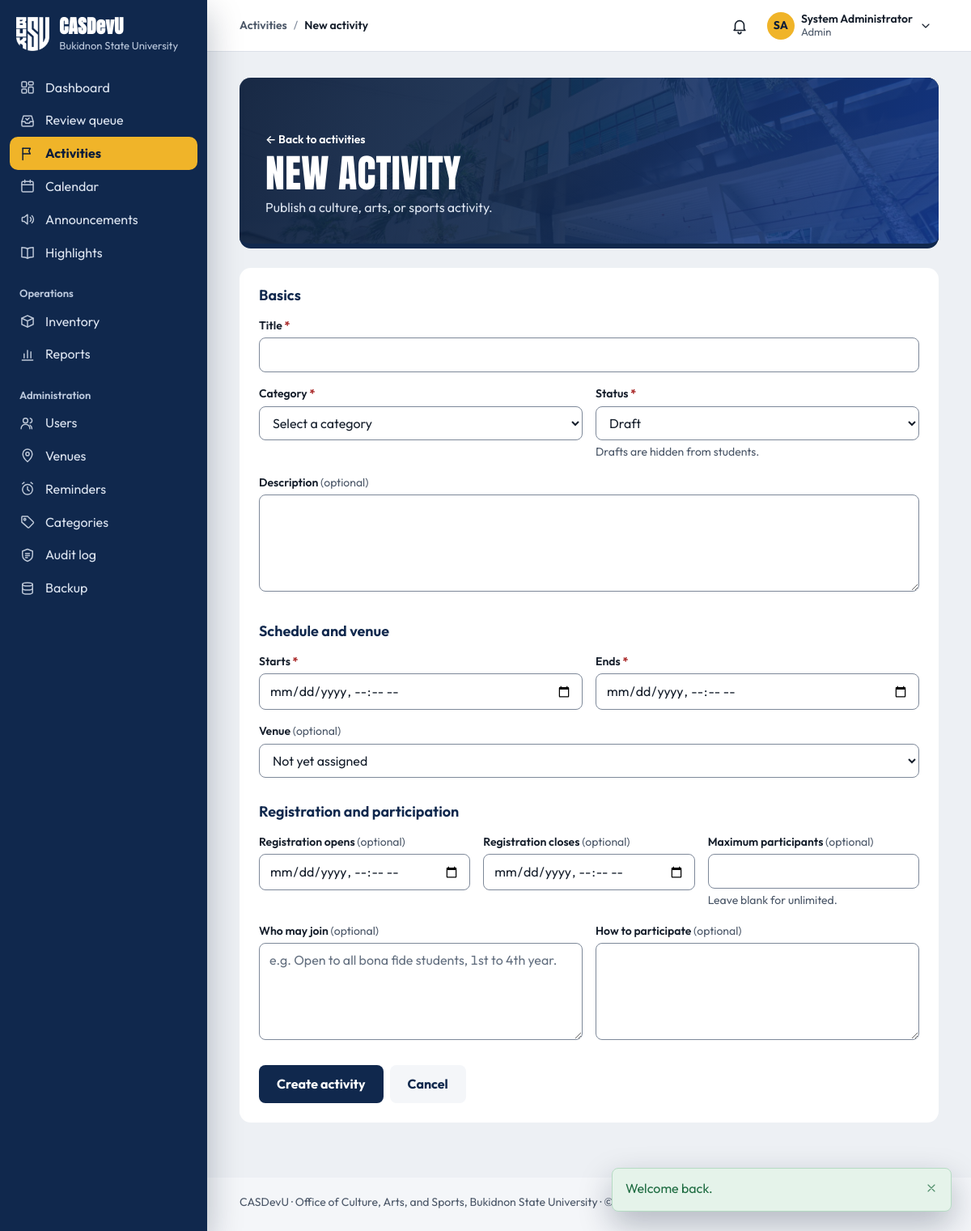
Page /activities/manage.php (signed in) on the committed database.
### tables this page shows
CREATE TABLE users (
    user_id         INT UNSIGNED AUTO_INCREMENT PRIMARY KEY,
    role_id         TINYINT UNSIGNED NOT NULL,

     
    email           VARCHAR(150) NOT NULL UNIQUE,    
    password_hash   VARCHAR(255) NOT NULL,           
     
    student_number  VARCHAR(30)  NULL UNIQUE,        
    first_name      VARCHAR(80)  NOT NULL,
    middle_name     VARCHAR(80)  NULL,
    last_name       VARCHAR(80)  NOT NULL,
    sex             ENUM('male','female','other') NULL,
    birth_date      DATE         NULL,
    contact_number  VARCHAR(30)  NULL,
    photo_path      VARCHAR(255) NULL,
    id_front_path   VARCHAR(255) NULL,               
    id_back_path    VARCHAR(255) NULL,               

     
    course_id       INT UNSIGNED     NULL,
    year_level_id   TINYINT UNSIGNED NULL,
    section         VARCHAR(20)      NULL,
     
    connection_note VARCHAR(500)     NULL,

     
    status          ENUM('pending','active','inactive','suspended')
                        NOT NULL DEFAULT 'pending',
    last_login_at   DATETIME NULL,
    created_at      TIMESTAMP NOT NULL DEFAULT CURRENT_TIMESTAMP,
    updated_at      TIMESTAMP NOT NULL DEFAULT CURRENT_TIMESTAMP
                        ON UPDATE CURRENT_TIMESTAMP,

    CONSTRAINT fk_users_role       FOREIGN KEY (role_id)       REFERENCES roles(role_id),
    CONSTRAINT fk_users_course     FOREIGN KEY (course_id)     REFERENCES courses(course_id)
                                       ON DELETE SET NULL,
    CONSTRAINT fk_users_year_level FOREIGN KEY (year_level_id) REFERENCES year_levels(year_level_id)
                                       ON DELETE SET NULL,

    INDEX idx_users_role   (role_id),
    INDEX idx_users_status (status),
    INDEX idx_users_name   (last_name, first_name)
);

CREATE TABLE settings (
    setting_key     VARCHAR(80) PRIMARY KEY,
    setting_value   TEXT NULL,
    description     VARCHAR(255) NULL,
    updated_at      TIMESTAMP NOT NULL DEFAULT CURRENT_TIMESTAMP
                        ON UPDATE CURRENT_TIMESTAMP
);

### public/activities/manage.php (the view, shortened to what the rows shown need)
<?php
$activityId = get_id('id');
$isEdit     = $activityId !== null;
if ($isEdit) {
    require_activity_access($activityId);
} else {
    require_role(['staff', 'admin']);
}
$pageTitle = $isEdit ? 'Edit activity' : 'New activity';
require __DIR__ . '/../../includes/layout/header.php';
?>
<div class="page-head">
    <div>
        <h1><?= $isEdit ? 'Edit activity' : 'New activity' ?></h1>
    </div>
</div>
<?php
require __DIR__ . '/../../includes/layout/footer.php';

### includes/layout/header.php (shortened to what the rows shown need)
<?php
$user         = current_user();
$role         = current_role();
$currentFile  = basename($_SERVER['SCRIPT_NAME']);
$currentDir   = basename(dirname($_SERVER['SCRIPT_NAME']));
$isStudent    = $role === 'student';
$navSection = match (true) {
    in_array($currentDir, ['public', ''], true) && $currentFile === 'index.php'   => 'dashboard',
    in_array($currentDir, ['public', ''], true) && $currentFile === 'review.php'  => 'review',
    $currentFile === 'notifications.php'                        => 'notifications',
    $currentFile === 'profile.php'                              => 'profile',
    $currentFile === 'settings.php'                             => 'settings',
    $currentFile === 'calendar.php'                             => 'calendar',
    $currentDir === 'activities'                                => 'activities',
    $currentDir === 'announcements'                             => 'announcements',
    $currentDir === 'highlights'                                => 'highlights',
    $currentDir === 'inventory' && $isStudent && in_array($currentFile, ['reservations.php', 'borrow.php'], true) => 'borrow-requests',
    $currentDir === 'inventory'                                 => 'inventory',
    $currentDir === 'reports'                                   => 'reports',
    $currentDir === 'admin'                                     => pathinfo($currentFile, PATHINFO_FILENAME),
    $currentDir === 'requirements' && $isStudent                => 'my-requirements',
    $currentDir === 'participation' && $isStudent               => 'my-activities',
    $currentDir === 'participation' || $currentDir === 'requirements' => 'activities',
    default                                                     => '',
};
$sections = [
    'dashboard'       => ['Dashboard', 'index.php'],
    'review'          => ['Review queue', 'review.php'],
    'notifications'   => ['Notifications', 'notifications.php'],
    'profile'         => ['My profile', 'profile.php'],
    'settings'        => ['Settings', 'settings.php'],
    'calendar'        => ['Calendar', 'activities/calendar.php'],
    'activities'      => ['Activities', 'activities/index.php'],
    'announcements'   => ['Announcements', 'announcements/index.php'],
    'highlights'      => ['Highlights', 'highlights/index.php'],
    'inventory'       => [$isStudent ? 'Costumes & equipment' : 'Inventory', 'inventory/index.php'],
    'reports'         => ['Reports', 'reports/index.php'],
    'my-activities'   => ['My activities', 'participation/my-activities.php'],
    'my-requirements' => ['My requirements', 'requirements/mine.php'],
    'borrow-requests' => ['My borrow requests', 'inventory/reservations.php'],
    'users'           => [has_role('admin') ? 'Users' : 'Accounts', 'admin/users.php'],
    'venues'          => ['Venues', 'admin/venues.php'],
    'reminders'       => ['Reminders', 'admin/reminders.php'],
    'categories'      => ['Categories', 'admin/categories.php'],
    'audit'           => ['Audit log', 'admin/audit.php'],
    'backup'          => ['Backup', 'admin/backup.php'],
];
$initials = $user
    ? strtoupper(mb_substr((string) $user['first_name'], 0, 1) . mb_substr((string) $user['last_name'], 0, 1))
    : '';
?>
<!DOCTYPE html>
<html lang="en">
<head>
    <link rel="stylesheet" href="<?= asset('css/style.css') ?>">
</head>
<body>
<div class="app<?= $user ? '' : ' app-public' ?>">
<div class="main">
<?php if ($user): ?>
    <?php
    [$sectionLabel, $sectionHref] = $sections[$navSection] ?? ['', ''];
    $pageLabel  = (string) ($pageTitle ?? '');
    $isSectionHome = $sectionHref !== '' && str_ends_with($_SERVER['SCRIPT_NAME'], '/' . $sectionHref);
    ?>
    <header class="topbar">
        <nav class="breadcrumb" aria-label="Breadcrumb">
            <ol>
                <?php if ($sectionLabel !== '' && !$isSectionHome): ?>
                    <li><a href="<?= url($sectionHref) ?>"><?= e($sectionLabel) ?></a></li>
                    <li aria-current="page"><?= e($pageLabel) ?></li>
                <?php else: ?>
                    <li aria-current="page"><?= e($sectionLabel !== '' ? $sectionLabel : $pageLabel) ?></li>
                <?php endif; ?>
            </ol>
        </nav>
        <div class="topbar-actions">
            <?php require __DIR__ . '/notifications-menu.php'; ?>
            <details class="account-menu" data-menu>
                <summary class="account-trigger" aria-label="Account menu for <?= e(full_name($user)) ?>">
                    <?php if ($userPhotoUrl = user_photo_url($user)): ?>
                        <img class="account-initials" src="<?= e($userPhotoUrl) ?>" alt="" width="34" height="34">
                    <?php else: ?>
                        <span class="account-initials" aria-hidden="true"><?= e($initials) ?></span>
                    <?php endif; ?>
                    <span class="account-text">
                        <span class="account-name"><?= e(full_name($user)) ?></span>
                        <span class="account-role"><?= e(ucfirst((string) $role)) ?></span>
                    </span>
                    <?= icon('chevron-down', 'icon account-chevron') ?>
                </summary>
            </details>
        </div>
    </header>
<?php endif; ?>
<main class="page" id="main" tabindex="-1">

### includes/layout/footer.php
</main>
<footer class="footer">
    <p><?= e(APP_NAME) ?> · <?= e(office_name()) ?>, <?= e(university_name()) ?> · &copy; <?= date('Y') ?></p>
</footer>
</div>
</div>
</body>
</html>

### rows in the picture
users: initials "SA", full_name($user) "System Administrator"
settings: setting_value "Office of Culture, Arts, and Sports"
settings: setting_value "Bukidnon State University"

### other values in the picture
APP_NAME "CASDevU"
UNIVERSITY "Bukidnon State University"
$label "Dashboard Review queue Activities Calendar Announcements Highlights Inventory Reports Users Venues Reminders Categories Audit log Backup"
$sectionLabel "Activities"
$pageLabel "New activity"
$role "Admin"
$flashMessage['message'] "Welcome back."
form field status "Draft"
